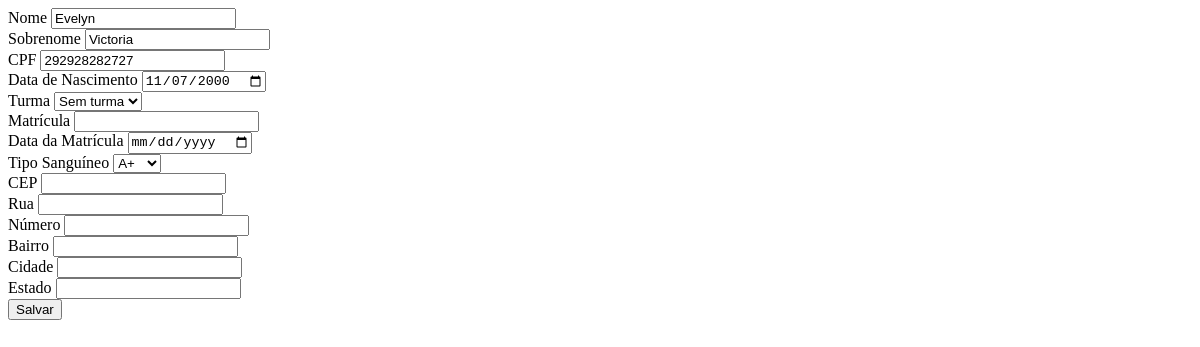
/alunos/update/1, run on an earlier commit of the app's database.
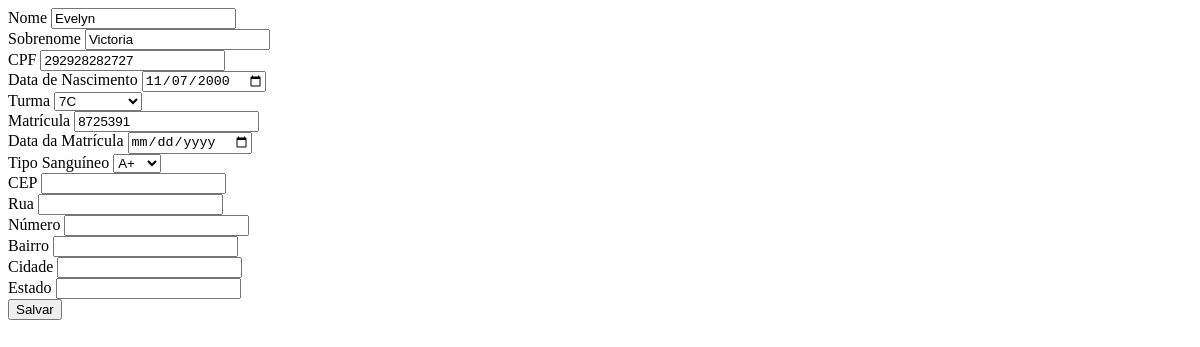
And on a later commit of the database.
### app/models.py (models this page shows, shortened)
class Aluno(db.Model):
    id = db.Column(db.Integer, primary_key=True)
    nome = db.Column(db.String, nullable=True)
    sobrenome = db.Column(db.String, nullable=True)
    cpf = db.Column(db.String(14), unique=True, nullable=False)
    nascimento = db.Column(db.Date, nullable=False)
    status = db.Column(db.Boolean, default=True)
    created_at = db.Column(db.DateTime, default=db.func.current_timestamp())
    matricula = db.Column(db.String(20), nullable=True)
    data_matricula = db.Column(db.Date, nullable=True)
    tipo_sanguineo = db.Column(db.Enum(TipoSanguineo), nullable=True)
    responsaveis = db.relationship(
        "Responsavel",
        secondary=responsavel_aluno,
        back_populates="alunos"
    )
    turma_id = db.Column(db.Integer, db.ForeignKey('turmas.id', name='fk_aluno_turma'), nullable=True)
    logradouro_id = db.Column(db.Integer, db.ForeignKey('logradouros.id', name='fk_aluno_logradouro'), nullable=True)
    logradouro = db.relationship('Logradouro')
    __table_args__ = (
        db.UniqueConstraint('matricula', name='uq_aluno_matricula'),
    )

### app/routes.py (the view, shortened to what this page needs)
@app.route('/alunos/update/<int:id>', methods=['GET', 'POST'])
def update_aluno(id):
    aluno = Aluno.query.get_or_404(id)
    form = AlunoForm(obj=aluno)  # 🔥 aqui já popula o form automaticamente
    if request.method == 'GET':
        if aluno.logradouro:
            form.cep.data = aluno.logradouro.cep
            form.rua.data = aluno.logradouro.rua
            form.numero.data = aluno.logradouro.numero
            form.bairro.data = aluno.logradouro.bairro
            form.cidade.data = aluno.logradouro.cidade
            form.estado.data = aluno.logradouro.estado
    print("VALIDOU?", form.validate_on_submit())
    print(form.errors)
    return render_template('partials/aluno_update.html', form=form, aluno=aluno)

### app/templates/partials/aluno_update.html (shortened to what this page needs)
<form
    hx-post="/alunos/update/{{ aluno.id }}"
    hx-target="#container-form"
    hx-swap="innerHTML">
    <div class="grid grid-2x-1-3">
            <div class="input-group">
                {{ form.nome.label(required) }}
                {{ form.nome() }}
            </div>
            <div class="input-group">
                {{ form.sobrenome.label() }}
                {{ form.sobrenome() }}
            </div>
            <div class="input-group">
                {{ form.cpf.label() }}
                {{ form.cpf()}}
            </div>
            <div class="input-group">
                {{ form.nascimento.label() }}
                {{ form.nascimento() }}
            </div>
            <div class="input-group">
                {{ form.turma_id.label() }}
                {{ form.turma_id() }}
            </div>
            <div class="input-group">
                {{ form.matricula.label() }}
                {{ form.matricula() }}
            </div>
            <div class="input-group">
                {{ form.data_matricula.label() }}
                {{ form.data_matricula() }}
            </div>
            <div class="input-group">
                {{ form.tipo_sanguineo.label() }}
                {{ form.tipo_sanguineo() }}
            </div>
            <div class="input-group">
                {{ form.cep.label() }}
                {{ form.cep(id="cep") }}
            </div>
            <div class="input-group">
                {{ form.rua.label() }}
                {{ form.rua(id="rua") }}
            </div>
            <div class="input-group">
                {{ form.numero.label() }}
                {{ form.numero(id="numero") }}
            </div>
            <div class="input-group">
                {{ form.bairro.label() }}
                {{ form.bairro(id="bairro") }}
            </div>
            <div class="input-group">
                {{ form.cidade.label() }}
                {{ form.cidade(id="cidade") }}
            </div>
            <div class="input-group">
                {{ form.estado.label() }}
                {{ form.estado(id="estado") }}
            </div>
        </div>
            {{ form.btnSubmit(class="button") }}
</form>

What changed in the data, as far as the page shows it:
changed Aluno "Evelyn": turma_id "Sem turma" → "7C"; matricula (not shown) → "8725391"
